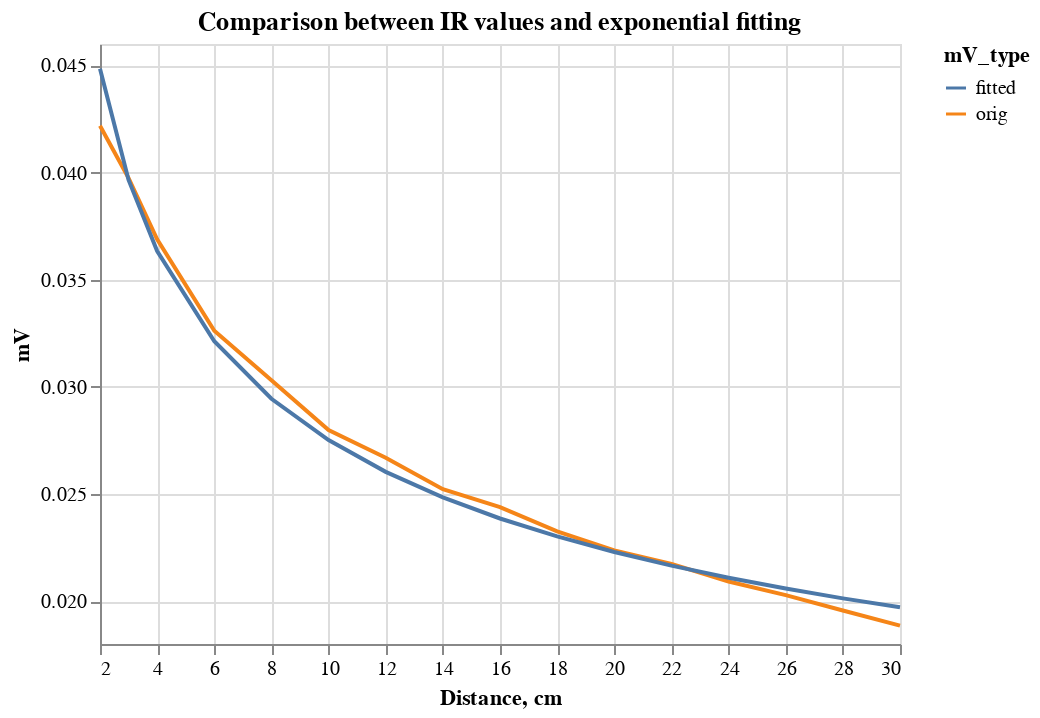

The code cell stored with this chart in its notebook:
### Markdown cell above
For infrared sensor, the fitting can be done. Ultrasound can compared exactly

### Code cell
dist = df_1.groupby('dist').mean().reset_index()['dist'].values
mv = df_1.groupby('dist').mean().reset_index()['IR'].values

a,b = np.polyfit(np.log(dist), np.log(mv), deg=1)

pred_mv = np.exp(b + a*np.log(dist))

np.exp((np.log(mv) - b)/a)

int_df = pd.DataFrame({'dist': dist, 'mv_orig': mv, 'mv_fitted': pred_mv})
int_df = pd.wide_to_long(int_df, stubnames='mv', i=['dist'], j='mV_type', sep='_', suffix=r'\w+').reset_index()
alt.Chart(int_df).encode(
    x=alt.X('dist', title='Distance, cm'),
    y=alt.Y('mv:Q', scale=alt.Scale(zero=False), title='mV'),
    color='mV_type'
).mark_line().properties(title='Comparison between IR values and exponential fitting')

### Figure 1 — Vega-Lite specification as saved in the notebook (floating-point values rounded to 4 significant figures)
{"config": {"view": {"continuousWidth": 400, "continuousHeight": 300}}, "data": {"name": "data-678f44eb8384c9b04e3192c51cae2753"}, "mark": "line", "encoding": {"color": {"field": "mV_type", "type": "nominal"}, "x": {"field": "dist", "title": "Distance, cm", "type": "quantitative"}, "y": {"field": "mv", "scale": {"zero": false}, "title": "mV", "type": "quantitative"}}, "title": "Comparison between IR values and exponential fitting", "$schema": "https://vega.github.io/schema/vega-lite/v4.17.0.json", "datasets": {"data-678f44eb8384c9b04e3192c51cae2753": [{"dist": 2, "mV_type": "orig", "mv": 0.04218}, {"dist": 3, "mV_type": "orig", "mv": 0.03974}, {"dist": 4, "mV_type": "orig", "mv": 0.03688}, {"dist": 6, "mV_type": "orig", "mv": 0.03262}, {"dist": 8, "mV_type": "orig", "mv": 0.0303}, {"dist": 10, "mV_type": "orig", "mv": 0.02799}, {"dist": 12, "mV_type": "orig", "mv": 0.02669}, {"dist": 14, "mV_type": "orig", "mv": 0.02523}, {"dist": 16, "mV_type": "orig", "mv": 0.02439}, {"dist": 18, "mV_type": "orig", "mv": 0.02326}, {"dist": 20, "mV_type": "orig", "mv": 0.02237}, {"dist": 22, "mV_type": "orig", "mv": 0.02174}, {"dist": 24, "mV_type": "orig", "mv": 0.02092}, {"dist": 26, "mV_type": "orig", "mv": 0.02028}, {"dist": 28, "mV_type": "orig", "mv": 0.01957}, {"dist": 30, "mV_type": "orig", "mv": 0.01886}, {"dist": 2, "mV_type": "fitted", "mv": 0.04485}, {"dist": 3, "mV_type": "fitted", "mv": 0.03966}, {"dist": 4, "mV_type": "fitted", "mv": 0.03634}, {"dist": 6, "mV_type": "fitted", "mv": 0.03213}, {"dist": 8, "mV_type": "fitted", "mv": 0.02944}, {"dist": 10, "mV_type": "fitted", "mv": 0.02752}, {"dist": 12, "mV_type": "fitted", "mv": 0.02603}, {"dist": 14, "mV_type": "fitted", "mv": 0.02484}, {"dist": 16, "mV_type": "fitted", "mv": 0.02386}, {"dist": 18, "mV_type": "fitted", "mv": 0.02302}, {"dist": 20, "mV_type": "fitted", "mv": 0.02229}, {"dist": 22, "mV_type": "fitted", "mv": 0.02166}, {"dist": 24, "mV_type": "fitted", "mv": 0.02109}, {"dist": 26, "mV_type": "fitted", "mv": 0.02059}, {"dist": 28, "mV_type": "fitted", "mv": 0.02013}, {"dist": 30, "mV_type": "fitted", "mv": 0.01971}]}}
